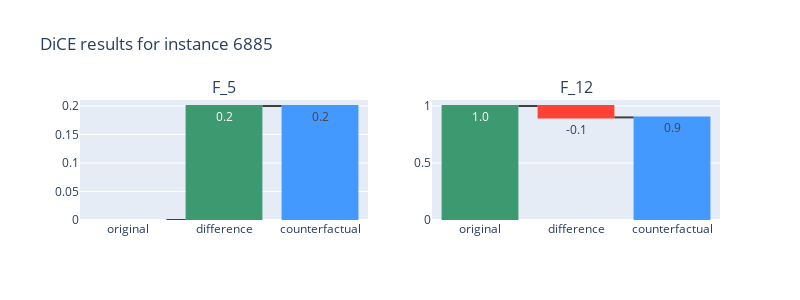
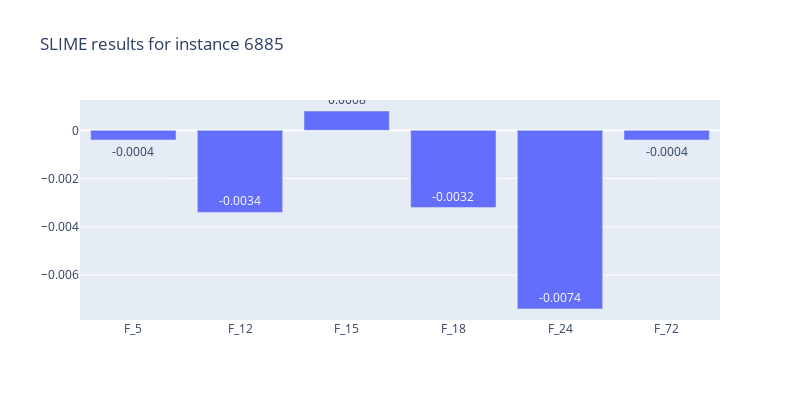
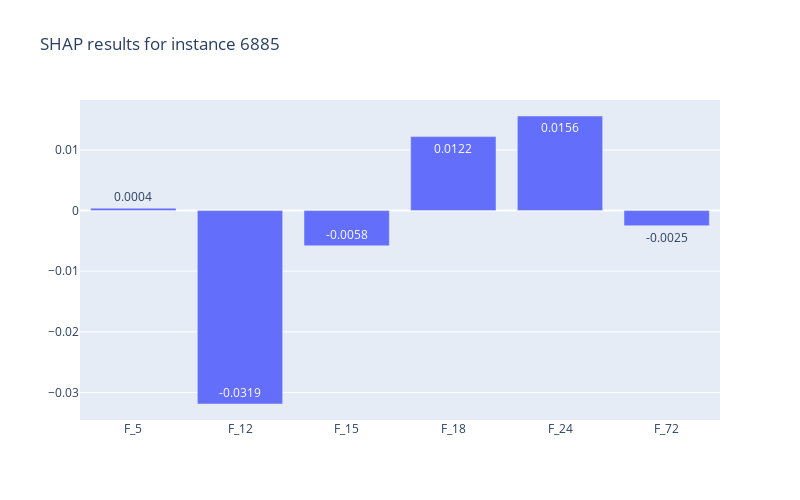

The notebook cell saved with these charts, in order:
### Code cell
instance_id = 6885
comp.compare_instance(instance_id)

### Figure 1 — Plotly figure (JSON) as saved in the notebook; plotly's stock layout.template omitted (floating-point values rounded to 4 significant figures)
{"data": [{"connector": {"line": {"color": "rgb(63, 63, 63)"}}, "measure": ["relative", "relative", "total"], "name": "F_5", "orientation": "v", "text": ["0.0", "0.2", "0.2"], "type": "waterfall", "x": ["original", "difference", "counterfactual"], "xaxis": "x", "y": [0, 0.2, 0.2], "yaxis": "y"}, {"connector": {"line": {"color": "rgb(63, 63, 63)"}}, "measure": ["relative", "relative", "total"], "name": "F_12", "orientation": "v", "text": ["1.0", "-0.1", "0.9"], "type": "waterfall", "x": ["original", "difference", "counterfactual"], "xaxis": "x2", "y": [1, -0.1, 0.9], "yaxis": "y2"}], "layout": {"annotations": [{"font": {"size": 16}, "showarrow": false, "text": "F_5", "x": 0.225, "xanchor": "center", "xref": "paper", "y": 1, "yanchor": "bottom", "yref": "paper"}, {"font": {"size": 16}, "showarrow": false, "text": "F_12", "x": 0.775, "xanchor": "center", "xref": "paper", "y": 1, "yanchor": "bottom", "yref": "paper"}], "height": 300, "showlegend": false, "title": {"text": "DiCE results for instance 6885"}, "width": 800, "xaxis": {"anchor": "y", "domain": [0, 0.45]}, "xaxis2": {"anchor": "y2", "domain": [0.55, 1]}, "yaxis": {"anchor": "x", "domain": [0, 1]}, "yaxis2": {"anchor": "x2", "domain": [0, 1]}}}

### Figure 2 — Plotly figure (JSON) as saved in the notebook; plotly's stock layout.template omitted (floating-point values rounded to 4 significant figures)
{"data": [{"text": ["-0.0004", "-0.0034", "0.0008", "-0.0032", "-0.0074", "-0.0004"], "type": "bar", "x": ["F_5", "F_12", "F_15", "F_18", "F_24", "F_72"], "y": [-0.0004, -0.0034, 0.0008, -0.0032, -0.0074, -0.0004]}], "layout": {"height": 400, "showlegend": false, "title": {"text": "SLIME results for instance 6885"}, "width": 800}}

### Figure 3 — Plotly figure (JSON) as saved in the notebook; plotly's stock layout.template omitted (floating-point values rounded to 4 significant figures)
{"data": [{"text": ["0.0004", "-0.0319", "-0.0058", "0.0122", "0.0156", "-0.0025"], "type": "bar", "x": ["F_5", "F_12", "F_15", "F_18", "F_24", "F_72"], "y": [0.0004, -0.0319, -0.0058, 0.0122, 0.0156, -0.0025]}], "layout": {"height": 500, "showlegend": false, "title": {"text": "SHAP results for instance 6885"}, "width": 800}}
